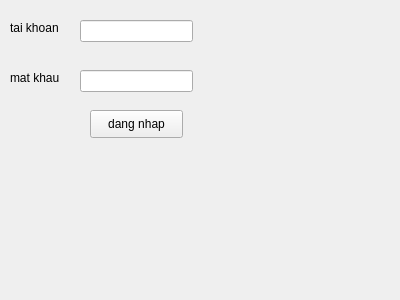
<?xml version="1.0" encoding="UTF-8"?>
<ui version="4.0">
 <class>Form</class>
 <widget class="QWidget" name="Form">
  <property name="geometry">
   <rect>
    <x>0</x>
    <y>0</y>
    <width>400</width>
    <height>300</height>
   </rect>
  </property>
  <property name="windowTitle">
   <string>Form</string>
  </property>
  <widget class="QLabel" name="nhan_tai_khoan">
   <property name="geometry">
    <rect>
     <x>10</x>
     <y>20</y>
     <width>55</width>
     <height>16</height>
    </rect>
   </property>
   <property name="text">
    <string>tai khoan</string>
   </property>
  </widget>
  <widget class="QLabel" name="nhan_mat_khau">
   <property name="geometry">
    <rect>
     <x>10</x>
     <y>70</y>
     <width>55</width>
     <height>16</height>
    </rect>
   </property>
   <property name="text">
    <string>mat khau</string>
   </property>
  </widget>
  <widget class="QLineEdit" name="o_nhap_mat_khau">
   <property name="geometry">
    <rect>
     <x>80</x>
     <y>70</y>
     <width>113</width>
     <height>22</height>
    </rect>
   </property>
   <property name="echoMode">
    <enum>QLineEdit::Password</enum>
   </property>
  </widget>
  <widget class="QLineEdit" name="o_nhap_tai_khoan">
   <property name="geometry">
    <rect>
     <x>80</x>
     <y>20</y>
     <width>113</width>
     <height>22</height>
    </rect>
   </property>
   <property name="echoMode">
    <enum>QLineEdit::Normal</enum>
   </property>
  </widget>
  <widget class="QPushButton" name="nut_dang_nhap">
   <property name="geometry">
    <rect>
     <x>90</x>
     <y>110</y>
     <width>93</width>
     <height>28</height>
    </rect>
   </property>
   <property name="text">
    <string>dang nhap</string>
   </property>
  </widget>
 </widget>
 <resources/>
 <connections/>
</ui>
